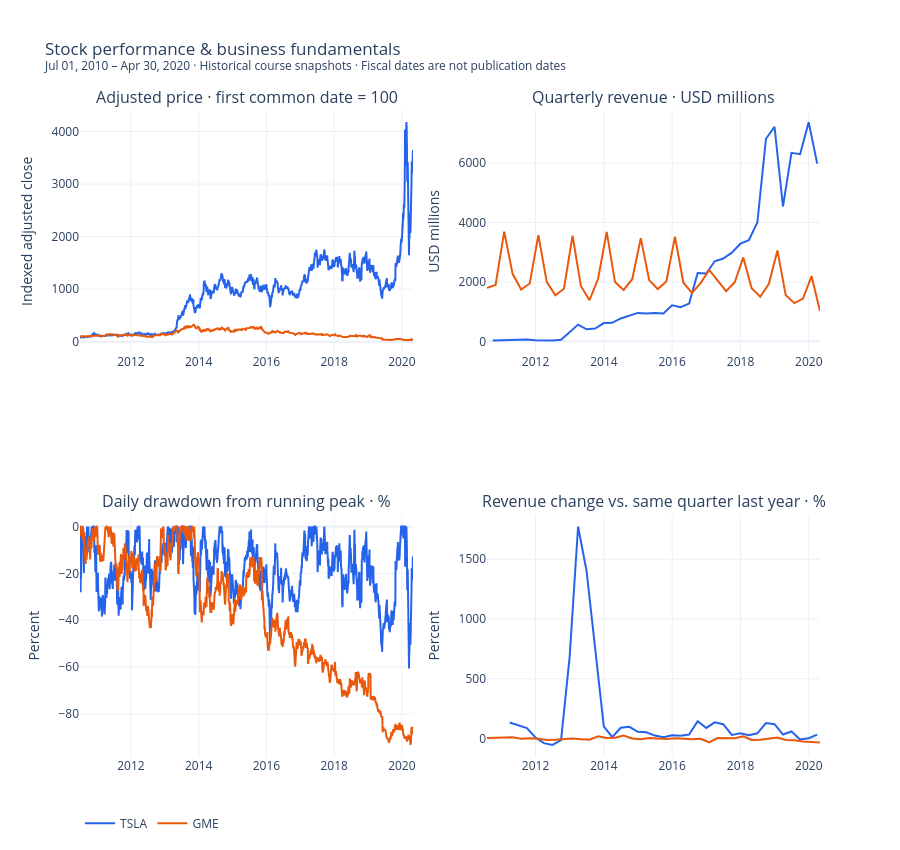

Notebook source saved alongside this figure:
### Markdown cell above
## 5. Interactive dashboard

Hover for values, click a legend entry to toggle that company's traces, and drag to zoom. The exported `reports/dashboard.html` embeds Plotly so it can open offline. Revenue panels are clipped to the same window as the price panels, while growth calculations can use earlier revenue observations.

Separate panels preserve honest units rather than overlaying price and revenue on independently scaled axes.

### Code cell
figure = result["figure"]
figure.show(renderer="plotly_mimetype")
